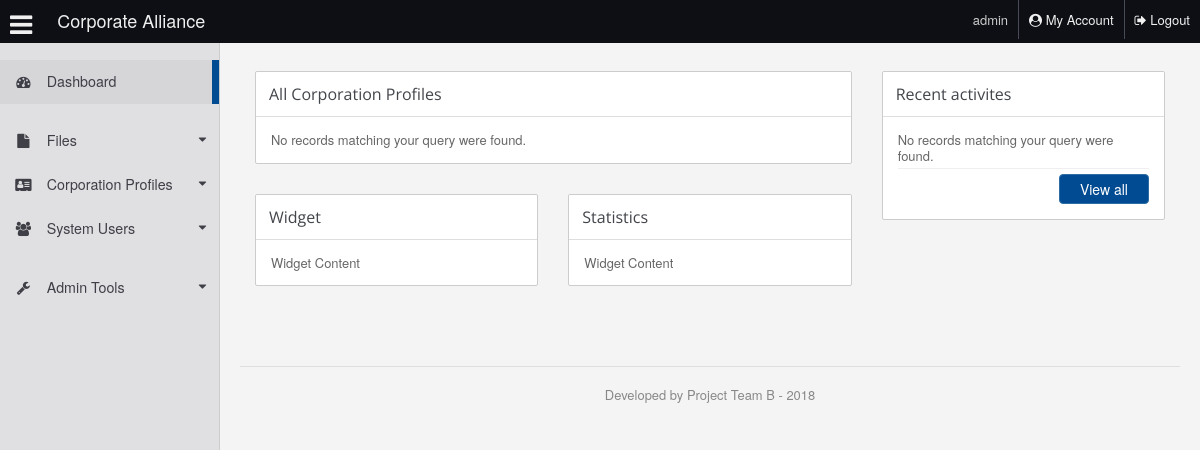
The app's page /com_profiles.php (signed in), older data.
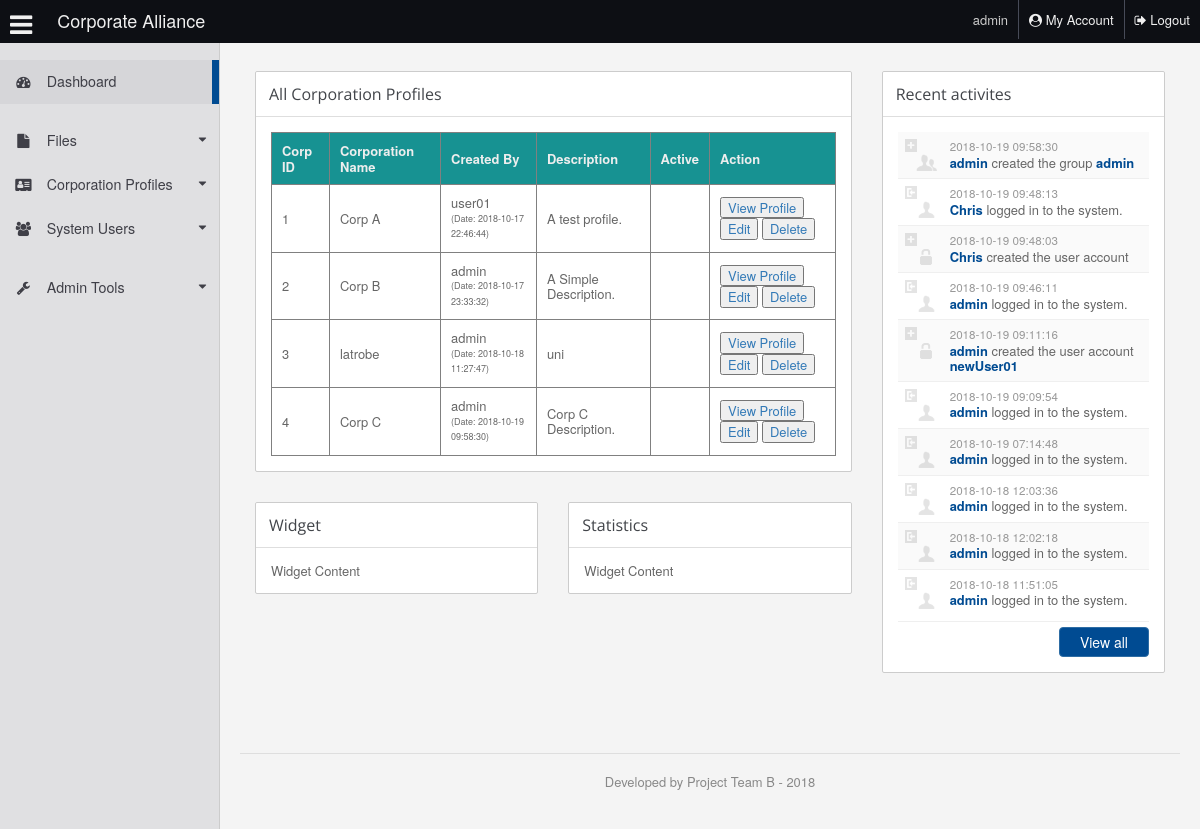
The same page, newer data.
### tables this page shows
CREATE TABLE `ca_corps` (
  `id` int(11) NOT NULL,
  `timestamp` timestamp NOT NULL DEFAULT CURRENT_TIMESTAMP,
  `created_by` varchar(32) NOT NULL,
  `name` varchar(100) NOT NULL,
  `address` varchar(200) DEFAULT NULL,
  `phone` varchar(30) DEFAULT NULL,
  `description` text NOT NULL,
  `active` tinyint(1) NOT NULL DEFAULT '1',
  `profile_photo` varchar(150) DEFAULT NULL
);

CREATE TABLE `ca_action_logs` (
  `id` int(11) NOT NULL,
  `timestamp` timestamp NOT NULL DEFAULT CURRENT_TIMESTAMP,
  `action_id` int(2) NOT NULL,
  `owner_id` int(11) NOT NULL,
  `owner_user` text,
  `affected_file` int(11) DEFAULT NULL,
  `affected_account` int(11) DEFAULT NULL,
  `affected_file_name` text,
  `affected_account_name` text
);

### includes/functions.php (called while the page is built, shortened)
	<?php
function render_log_action($params)
{
	$action = $params['action_id'];
	$timestamp = $params['timestamp'];
	$owner_user = $params['owner_user'];
	$affected_account_name = $params['affected_account_name'];
	switch ($action) {
		case 1:
			$action_ico = 'login';
			$part1 = $owner_user;
			$action_text = 'logged in to the system.';
			break;
		case 2:
			$action_ico = 'user-add';
			$part1 = $owner_user;
			$action_text = 'created the user account';
			$part2 = $affected_account_name;
			break;
		case 14:
			$action_ico = 'group-add';
			$part1 = $owner_user;
			$action_text = 'created the group';
			$part2 = $affected_account_name;
			break;
	}
	$date = $timestamp;
	if (!empty($part1)) { $log['1'] = $part1; }
	if (!empty($part2)) { $log['2'] = $part2; }
	$log['icon'] = $action_ico;
	$log['timestamp'] = $date;
	$log['text'] = $action_text;
	return $log;
}
?>

### com_profiles.php (the view, shortened to what this page needs)
<?php
require_once('sys_includes.php');
if(!empty($_SESSION["userlevel"])) $userlevel = $_SESSION["userlevel"];
include('includes/header.php');
include('includes/side_menu.php');
$sql = "SELECT * FROM ca_corps";
$content_title = "All Corporation";
?>
		<div class="main_content">
			<div class="container-fluid">
				<div class="row">
					<div id="section_title">
						<div class="col-xs-12">
						</div>
					</div>
				</div>
				<div class="row">
					<div class="col-sm-8">
						<div class="row">
							<div class="col-sm-12">
								<div class="widget">
									<h4><?php echo $content_title; ?> Profiles</h4>
									<div class="widget_int">
										<div>
<?php
	if($result = mysqli_query($link, $sql)){
		if(mysqli_num_rows($result) > 0){
			echo '<table cellspacing="5" border="1" cellpadding="5">';
				echo "<tr>";
					echo "<th>Corp ID</th>";
					echo "<th>Corporation Name</th>";
					echo "<th>Created By</th>";
					echo "<th>Description</th>";
					echo "<th>Active</th>";
					echo "<th>Action</th>";
				echo "</tr>";
			while($row = mysqli_fetch_array($result)){
			if(($userlevel == 8 && $usercorpid == $row['id']) || $userlevel == 9)
				$function_txt ='<a href="com_profiles-edit.php?corp-id=' . $row['id']. '"><button type="button">Edit</button></a>
			<a href="com_profiles-delete.php?corp-id=' . $row['id'] . '"><button type="button">Delete</button></a>';
			else
				$function_txt = "";
				echo "<tr>";
					echo "<td>" . $row['id'] . "</td>";
					echo "<td>" . $row['name'] . "</td>";
					echo "<td>" . $row['created_by'] . "<br><span class='small-note'>(Date: ".$row['timestamp'].")</span></td>";
					echo "<td>" . $row['description'] . "</td>";
					echo "<td>" . $row['public'] . "</td>";
					echo '<td><a href="com_profiles-details.php?corp-id=' . $row['id']. '"><button type="button">View Profile</button></a>'. $function_txt .'</td>';
				echo "</tr>";
			}
			echo "</table>";
		} else{
			echo "No records matching your query were found.";
		}
	} else{
		echo "ERROR: Could not able to execute $sql. " . mysqli_error($link);
	}
?>
										</div>
									</div>
								</div>
							</div>
						</div>
						<?php include('includes/widgets.php');?>
					</div>
					<?php include('includes/right_panel.php');?>
				</div>
			</div>
			<footer>
				<div id="footer">
					Developed by Project Team B - 2018
				</div>
			</footer>
		</div>
	</div>
</body>
</html>

### includes/right_panel.php (shortened to what this page needs)
<?php
$sql_rpanel = "SELECT * FROM ca_action_logs";
$sql_rpanel .=" ORDER BY timestamp DESC LIMIT 10";
?>
					<div class="col-sm-4 container_widget_actions_log">
						<div class="widget">
							<h4>Recent activites</h4>
							<div class="widget_int">
										<?php
											if($result = mysqli_query($link, $sql_rpanel)){
												if(mysqli_num_rows($result) > 0){
													echo '<ul class="activities_log">';
													while($row = mysqli_fetch_array($result)){
															$log = render_log_action($row);
															echo '<li>';
															echo '	<div class="log_ico">
																	<img alt="Action icon" src="img/log_icons/'.$log['icon'].'.png">';
															echo '	</div>
																<div class="home_log_text">
																	<div class="date">'.$log['timestamp'].'</div>';
															if(!empty($log['2'])) $target = ($log['2']);
															else $target = "";
															echo '		<div class="action">
																		<span>'.$log['1'].'</span> '.$log['text'].' <span>'.$target.'</span>';
															echo '		</div>
																</div>
															</li>';
													}
													echo '</ul>';
												} else{
													echo "No records matching your query were found.";
												}
											} else{
												echo "ERROR: Could not able to execute the sql command. " . mysqli_error($link);
											}
										?>
								<div class="view_full_log">
									<a class="btn btn-primary btn-wide" href="actions-log.php">View all</a>
								</div>
							</div>
						</div>
					</div>

Row changes from the older to the newer data that the page shows:
added ca_corps: id "1", name "Corp A", created_by "user01", timestamp "2018-10-17 22:46:44", description "A test profile."
added ca_corps: id "2", name "Corp B", created_by "admin", timestamp "2018-10-17 23:33:32", description "A Simple Description."
added ca_corps: id "3", name "latrobe", created_by "admin", timestamp "2018-10-18 11:27:47", description "uni"
added ca_corps: id "4", name "Corp C", created_by "admin", timestamp "2018-10-19 09:58:30", description "Corp C Description."
added ca_action_logs: shows a picture, timestamp "2018-10-19 09:58:30", 1 "admin", text "created the group", target "admin"
added ca_action_logs: timestamp "2018-10-19 09:48:13", owner_user "Chris", text "logged in to the system."
added ca_action_logs: timestamp "2018-10-19 09:48:03", owner_user "Chris", text "created the user account"
added ca_action_logs: timestamp "2018-10-19 09:46:11", owner_user "admin", text "logged in to the system."
added ca_action_logs: timestamp "2018-10-19 09:11:16", owner_user "admin", text "created the user account", affected_account_name "newUser01"
added ca_action_logs: timestamp "2018-10-19 09:09:54", owner_user "admin", text "logged in to the system."
added ca_action_logs: timestamp "2018-10-19 07:14:48", owner_user "admin", text "logged in to the system."
added ca_action_logs: timestamp "2018-10-18 12:03:36", owner_user "admin", text "logged in to the system."
added ca_action_logs: timestamp "2018-10-18 12:02:18", owner_user "admin", text "logged in to the system."
added ca_action_logs: timestamp "2018-10-18 11:51:05", owner_user "admin", text "logged in to the system."
Text that changed along with them:
text no longer shown: "No records matching your query were found. No records matching your query were found."
text now shown: "Corp ID Corporation Name Created By Description Active Action"
